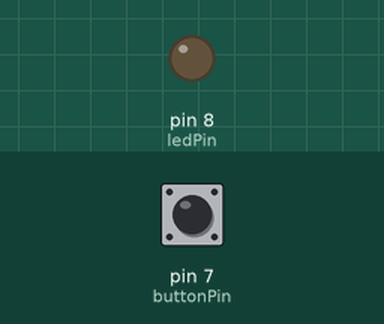
Recording of a sketch running on a simulated Arduino Uno, built with avr-gcc and run on an emulated ATmega328P. On the bench: output pins drawn as LEDs (lit = HIGH). Dashed ring = blinking. The test bench sets the inputs (shaded band); at power-on: pin 7 (buttonPin) HIGH.

Above: at 1.2 s.
1.3 s: pin 7 (buttonPin) pulled LOW for 3.2 s
At 2.0 s:
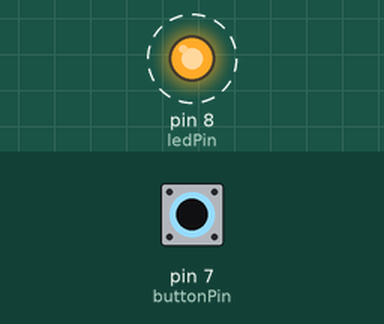
6.0 s: pin 7 (buttonPin) pulled LOW for 0.15 s
At 7.4 s:
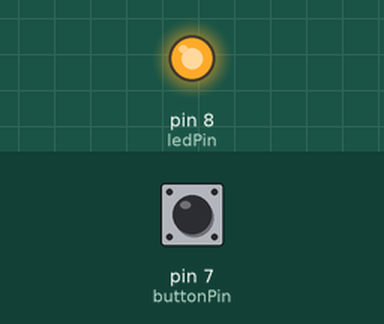
Timing chart, 0 to 9.0 s (numbered marks = the images above; inputs shaded):
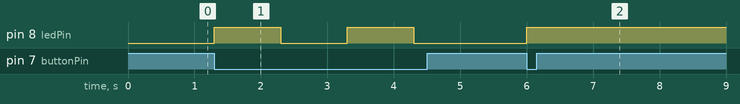

The sketch:

4-button-LED.ino
```cpp
const int buttonPin = 7;
const int ledPin = 8;

bool ledState = LOW;
unsigned long previousMillis = 0;
const long interval = 1000;

void setup() {
  pinMode(ledPin, OUTPUT);
  pinMode(buttonPin, INPUT_PULLUP);
}

void loop() {
  unsigned long currentMillis = millis();

  // Check if the button was pressed
  if (digitalRead(buttonPin) == LOW) {
    // Button is pressed
    if (currentMillis - previousMillis >= interval) {
      // Toggle the LED state
      if (ledState == LOW) {
        ledState = HIGH;
      } else {
        ledState = LOW;
      }
      digitalWrite(ledPin, ledState);
      previousMillis = currentMillis;
    }
  }
}
```

Measured:
- after the input at 1.3 s, pin 8 (ledPin): alternates HIGH for 1.0 s and LOW for 1.0 s, starting at once
- after the input at 6.0 s, pin 8 (ledPin): LOW → HIGH at once
